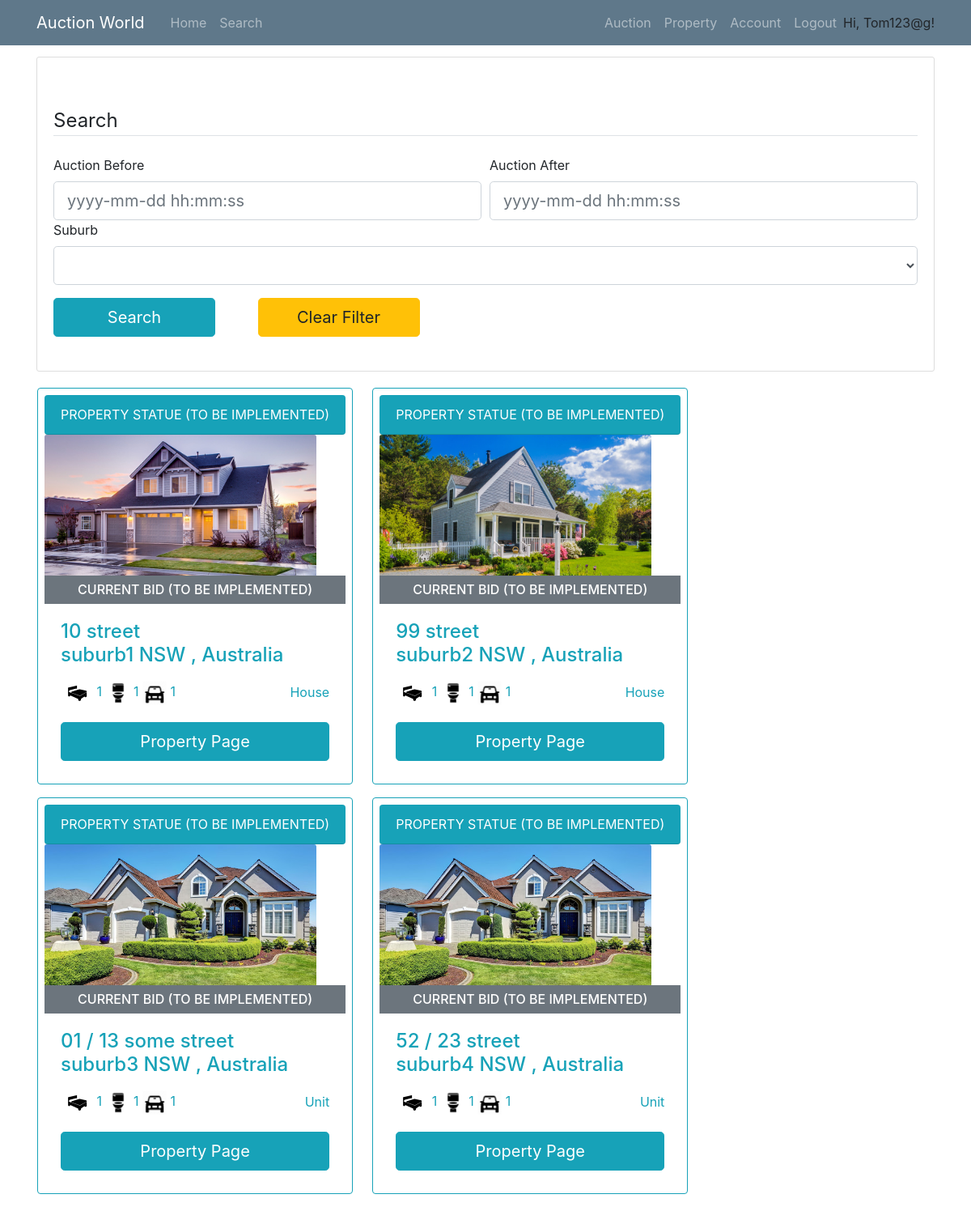
Page /search (signed in) on the committed database.
### models.py (models this page shows, shortened)
class User(UserMixin, db.Model):
    __tablename__ = 'User'
    id = db.Column(db.Integer, primary_key = True)
    login_name = db.Column(db.String(collation='NOCASE') ,unique=True, nullable=False)
    email = db.Column(db.String, unique=True, nullable=False)
    password_hash = db.Column(db.String, nullable=False)
    address = db.Column(db.String(1000), nullable=False)
    date_of_birth = db.Column(db.DateTime, nullable=False)
    phone_number = db.Column(db.String, nullable=False)
    id_confirmation = db.Column(db.String(100), nullable=True)
    auctionId = db.relationship('AuctionDetails', backref='seller', lazy='dynamic')
    properties = db.relationship('Property', backref='sellerID', lazy='dynamic')
    cards = db.relationship('BankDetails', backref='user', lazy='dynamic')

class Property(db.Model):
    __tablename__ = 'Property'
    id = db.Column(db.Integer, primary_key = True)
    property_type = db.Column(db.String)
    add_unit = db.Column(db.String(100))
    add_num = db.Column(db.String(100))
    add_name = db.Column(db.String(100))
    add_suburb = db.Column(db.String(100))
    add_state = db.Column(db.String(3))
    add_pc = db.Column(db.String(4))
    num_bedrooms = db.Column(db.Integer)
    num_parking = db.Column(db.Integer)
    num_bathrooms = db.Column(db.Integer)
    parking_features = db.Column(db.String)
    building_size = db.Column(db.Integer)
    land_size = db.Column(db.Integer)
    inspection_date = db.Column(db.DateTime)
    description = db.Column(db.String(2000))
    year_built = db.Column(db.Integer)
    seller = db.Column(db.Integer, db.ForeignKey('User.id'))
    auctionId = db.relationship('AuctionDetails', backref='Property', uselist=False)
    photo_collection = db.relationship('Photos', backref='Property', lazy='dynamic')
    status = db.Column(db.String)

class Photos(db.Model):
    __tablename__ = 'Photos'
    id = db.Column(db.Integer, primary_key = True)
    photo = db.Column(db.String)
    property_id = db.Column(db.Integer, db.ForeignKey('Property.id'))

### routes.py (the view, shortened to what this page needs)
@app.route('/search', methods=['POST','GET'])
@login_required
def search():
    form=searchForm()
    available_suburbs=db.session.query(Property.add_suburb).distinct(Property.add_suburb)
    form.suburb.choices=[("")]+[(i.add_suburb) for i in available_suburbs]
    full_list=db.session.query(Property,AuctionDetails).outerjoin(AuctionDetails)
    property_Id=[]
    return render_template('search.html', title='search', form=form, properties=full_list)

### forms.py
class searchForm(FlaskForm):
    auction_before =  DateTimeField('Auction Before', format='%Y-%m-%d %H:%M:%S',validators=[Optional()])
    auction_after = DateTimeField('Auction After', format='%Y-%m-%d %H:%M:%S',validators=[Optional()])
    suburb = SelectField('Suburb', validators=[Optional()])
    submit = SubmitField('Search')
    clear = SubmitField('Clear Filter')

### models.py (called while the page is built)
@login_manager.user_loader
def load_user(id):
    return User.query.get(id)

### templates/search.html (shortened to what this page needs)
{% extends "base.html" %}
{% block content %}
	<div class="content-section">
		<form action="" method= "POST" style="margin-top: 50px;" novalidate>
			<fieldset class="form-group">
				<legend class="border-bottom mb-4">Search</legend>
				<div class="form-row">
					<div class="col">
						{{ form.auction_before.label }}<br>
						{% if form.auction_before.errors %}
							{{ form.auction_before(class="form-control form-control-lg is-invalid") }}
							<div class="invalid-feedback">
								{% for error in form.auction_before.errors %}
									<span>{{ error }}</span>
								{% endfor %}
							</div>
						{% else %}
							{{ form.auction_before(class="form-control form-control-lg", placeholder="yyyy-mm-dd hh:mm:ss") }}
						{% endif %}
					</div>
					<div class="col">
						{{ form.auction_after.label }}<br>
						{% if form.auction_after.errors %}
							{{ form.auction_after(class="form-control form-control-lg is-invalid") }}
							<div class="invalid-feedback">
								{% for error in form.auction_after.errors %}
									<span>{{ error }}</span>
								{% endfor %}
							</div>
						{% else %}
							{{ form.auction_after(class="form-control form-control-lg", placeholder="yyyy-mm-dd hh:mm:ss") }}
						{% endif %}
					</div>
				</div>
				<div class="form-group">
					{{ form.suburb.label }}<br>
					{% if form.suburb.errors %}
						{{ form.suburb(class="form-control form-control-lg is-invalid") }}
						<div class="invalid-feedback">
							{% for error in form.suburb.errors %}
								<span>{{ error }}</span>
							{% endfor %}
						</div>
					{% else %}
						{{ form.suburb(class="form-control form-control-lg") }}
					{% endif %}
				</div>
				<div class="form-group">{{ form.submit(class="btn btn-info btn-lg mr-5" ,style="width:200px") }} {{ form.clear (class="btn btn-warning btn-lg",style="width:200px") }}</div>
			</fieldset>
		</form>
	</div>
	<div class="row col-xl-15">
		{% if not properties %}
				<div style="width:100%; text-align: center;">
				<h2 class="text-info">No results found.</h2>
				</div>
			</div>
		{% else %}
			{% for (p,a) in properties %}
				<div class="card border-info p-2 col-md-3.8 ml-3 mr-2 mb-3">
					<div class="card-header rounded text-center bg-info text-white"> PROPERTY STATUE (TO BE IMPLEMENTED)</div>
					{% if not p.photo_collection.all() %}
						<img class="card-img-top" src="/static/propertyImage/4.jpg" alt="Card image cap" style="width:335.81px; height: 180px;" >
					{% else %}
						<img class="card-img-top" src="/static/propertyImage/{{p.photo_collection.first().photo}}" alt="Card image cap" style="width:335.81px; height: 180px;" >
					{% endif %}
					<h6 class="card-subtitle pt-2 pb-2 text-center bg-secondary text-white" >CURRENT BID (TO BE IMPLEMENTED)</h6>
					<div class="card-body text-info">
						<h4 class="card-title">
							{% if p.add_unit %}
								{{p.add_unit}} /
							{% endif %}
							{{p.add_num}} {{p.add_name}}<br>{{p.add_suburb}} {{p.add_state}} {{p.pc}}, Australia
						</h4>
						<p class="card-text">
							<span><img src="/static/propertyImage/bedicon.png" alt="Card image cap" style="width:40px; height: 40px;"> {{p.num_bedrooms}}</span>
							<span><img src="/static/propertyImage/restroom.png" alt="Card image cap" style="width:30px; height: 30px;"> {{p.num_bedrooms}}</span>
							<span><img src="/static/propertyImage/car.png" alt="Card image cap" style="width:30px; height: 30px;"> {{p.num_parking}}</span>
							<span style="float: right; margin-top: 7px;">{{p.property_type}}</span>
						</p>
						<a href={{ url_for("viewProperty", property_id=p.id) }} class="btn btn-info btn-lg" style="width: 100%;">Property Page</a>
					</div>
				</div>
			{% endfor %}
		{% endif %}
	</div>
{% endblock %}

### templates/base.html (shortened to what this page needs)
<!DOCTYPE html>
<html lang="en">
<head>
    <link rel="stylesheet" type="text/css" href="../static/css/main.css">
    <link rel="stylesheet" href="https://maxcdn.bootstrapcdn.com/bootstrap/4.0.0/css/bootstrap.min.css">
</head>
<body>
    <header class="site-header">
        <nav class="navbar navbar-expand-md navbar-dark bg-steel fixed-top">
          <div class="container">
            <a class="navbar-brand mr-4" href="/" >Auction World</a>
            <div class="collapse navbar-collapse" id="navbarToggle">
              <div class="navbar-nav mr-auto">
                <a class="nav-item nav-link" href="{{ url_for('home') }}">Home</a>
                <a class="nav-item nav-link" href="/search">Search</a>
              </div>
              <div class="navbar-nav">
                {% if current_user.is_authenticated %}
                  <a class="nav-item nav-link" href="/auction">Auction</a>
                  <a class="nav-item nav-link" href="/property">Property</a>
                  <a class="nav-item nav-link" href={{ url_for("account", login_name=current_user.login_name) }}>Account</a>
                  <a class="nav-item nav-link" href="/logout">Logout</a>
                  <p style="margin-top: 8px; margin-bottom: 0px;">Hi, {{ current_user.login_name }}!</p>
                {% endif %}
              </div>
            </div>
          </div>
        </nav>
      </header>
      <main role="main" class="container" style="margin-top: 70px;">
        <div class="row">
          <div class="col-md-12">
            {% block content %}{% endblock %}
          </div>
        </div>
      </main>
</body>
</html>

### static/css/main.css (style rules this page uses)
body { background: #fafafa; color: #333333; margin-top: 5rem; }
h1, h2, h3, h4, h5, h6 { color: #444444; }
.bg-steel { background-color: #5f788a; }
.site-header .navbar-nav .nav-link { color: #cbd5db; }
.content-section { background: #ffffff; padding: 10px 20px; border: 1px solid #dddddd; border-radius: 3px; margin-bottom: 20px; }

### rows in the picture
User: login_name "Tom123@g"
Property: photo_collection.first (picture), add_num "10", add_name "street", add_suburb "suburb1", add_state "NSW", num_bedrooms "1", num_parking "1", property_type "House"
Property: photo_collection.first (picture), add_num "99", add_name "street", add_suburb "suburb2", add_state "NSW", num_bedrooms "1", num_parking "1", property_type "House"
Property: add_unit "01", add_num "13", add_name "some street", add_suburb "suburb3", add_state "NSW", num_bedrooms "1", num_parking "1", property_type "Unit"
Property: add_unit "52", add_num "23", add_name "street", add_suburb "suburb4", add_state "NSW", num_bedrooms "1", num_parking "1", property_type "Unit"
